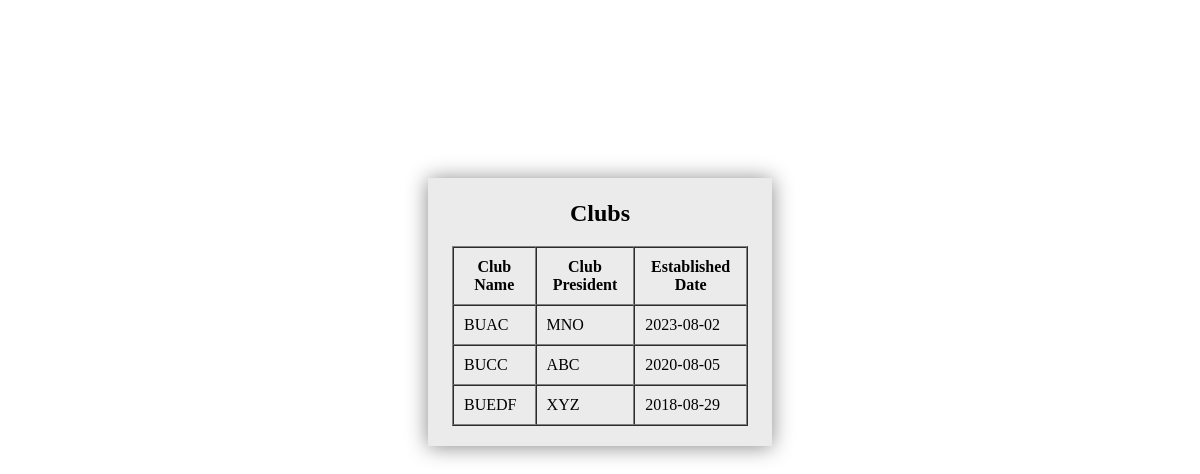
The app's page /club_list.php with its own data.
### tables this page shows
CREATE TABLE `club` (
  `name` varchar(50) NOT NULL,
  `president` varchar(50) NOT NULL,
  `established_date` date NOT NULL
);

### club_list.php (the view, shortened to what this page needs)
<!DOCTYPE html>
<html lang="en">
    <head>
    </head>
    <body background="img/bracubackground.jpg">
        <div class="module">
            <h2><center>Clubs</center></h2>
            <?php
            require_once('dbconnect.php');
            $sql = "SELECT name, president, established_date from club";
            $result = mysqli_query($conn, $sql);
            ?>
            <table border ="1" cellspacing="0" cellpadding="10">
                <tr>
                    <th>Club Name</th>
                    <th>Club President</th>
                    <th>Established Date</th>
                </tr>
                <?php
                if (mysqli_num_rows($result) > 0) {
                    while($row = mysqli_fetch_assoc($result)) {
                        ?>
                        <tr>
                        <td><?php echo $row['name']; ?> </td>
                        <td><?php echo $row['president']; ?> </td>
                        <td><?php echo $row['established_date']; ?> </td>
                        <tr>
                <?php
                        }
                    }
                ?>
            </table>
        </div>
    </body>
</html>

### club_list.php (style rules this page uses)
.module { position: relative; height: 100%; width:25%; margin: 15% auto; background-color : #EBEBEB; opacity: 1; padding-top: 2px; padding-bottom: 20px; padding-left: 2%; padding-right: 2%; -webkit-box-shadow: 0px 1px 20px 0px rgba(136,136,136,1); -moz-box-shadow: 0px 1px 20px 0px rgba(136,136,136,1); box-shadow: 0px 1px 20px 0px rgba(136,136,136,1); }

### records on screen
club: name "BUAC", president "MNO", established_date "2023-08-02"
club: name "BUCC", president "ABC", established_date "2020-08-05"
club: name "BUEDF", president "XYZ", established_date "2018-08-29"
